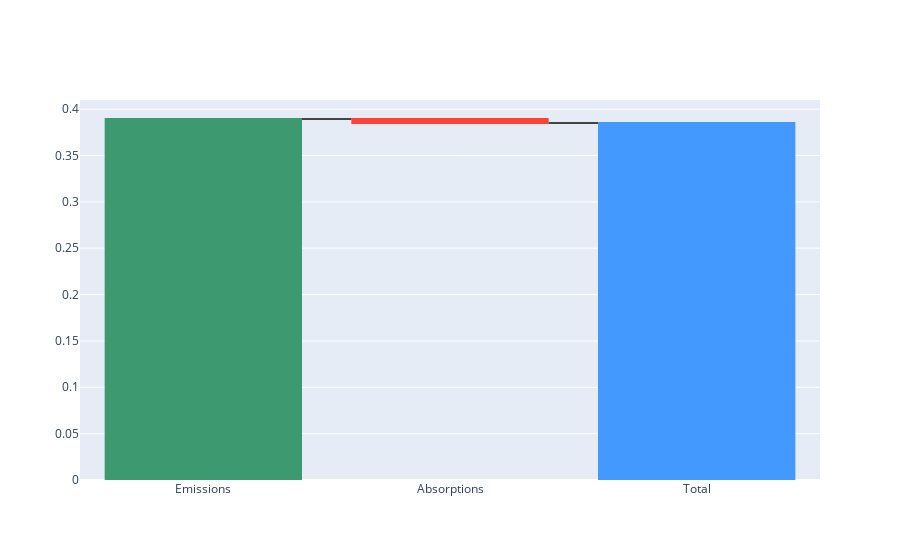

Notebook cell for this chart:
### Code cell
main_edge = trav['edges'][0]
fig = go.Figure(go.Waterfall(
    orientation = "v",
    measure = ["relative", "relative", "total"],
    x = ['Emissions', 'Absorptions', 'Total'],
    y = [main_edge["impact_pos"], main_edge["impact_neg"], main_edge["impact"]]
    )
)
fig.show()

### Figure 1 — Plotly figure (JSON) as saved in the notebook; plotly's stock layout.template omitted (floating-point values rounded to 4 significant figures)
{"data": [{"measure": ["relative", "relative", "total"], "orientation": "v", "type": "waterfall", "x": ["Emissions", "Absorptions", "Total"], "y": [0.3894, -0.004199, 0.3852]}], "layout": {}}
